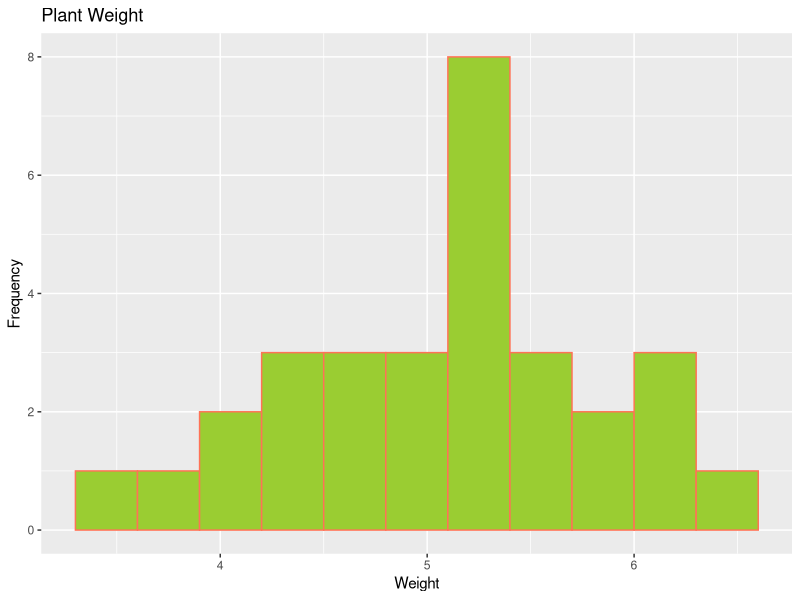
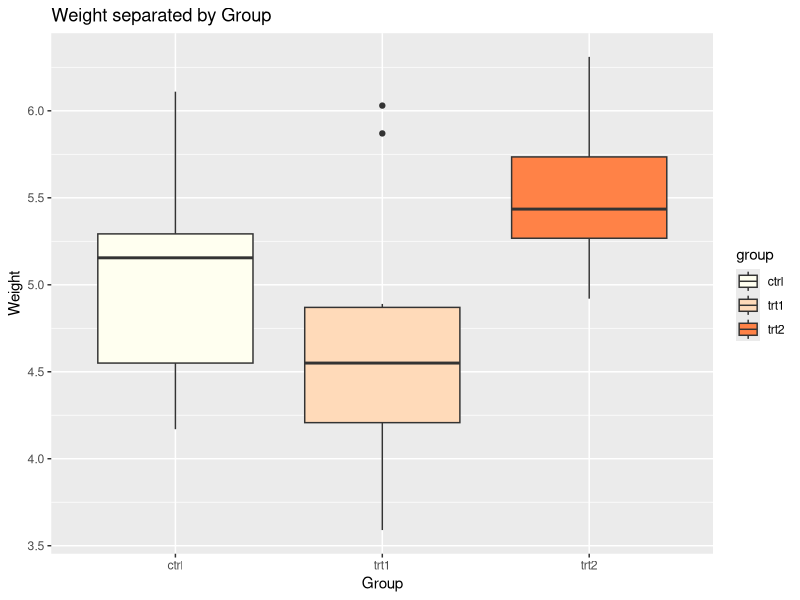
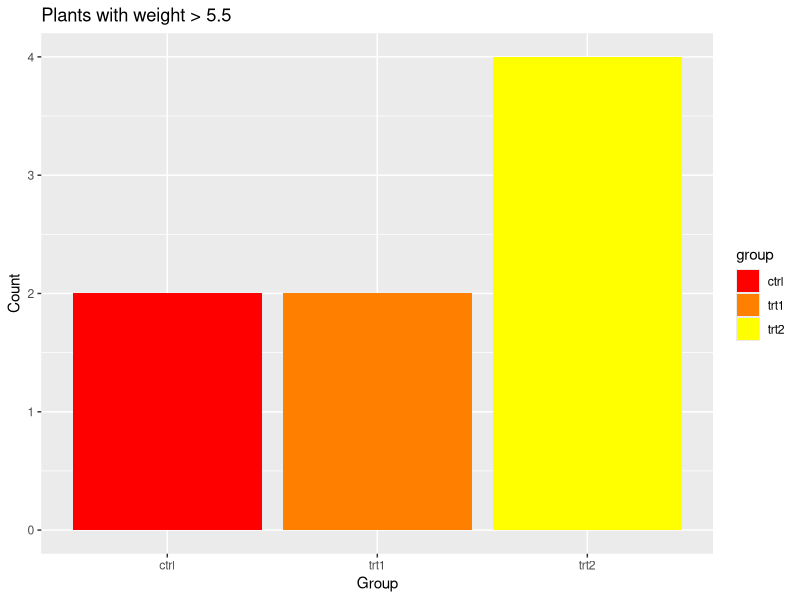

Here is the R script that generated these plots, in order:
library(ggplot2)

data("PlantGrowth")

ggplot(PlantGrowth, aes(x = weight)) +
  geom_histogram(binwidth = 0.3,
                 color = "coral1",
                 fill = "yellowgreen",
                 boundary = 3.3) +
  labs(title = "Plant Weight", x = "Weight", y ="Frequency")

ggplot(PlantGrowth, aes(x = group, y = weight, fill = group)) +
  geom_boxplot() +
  labs(title = "Weight separated by Group", x = "Group", y = "Weight") +
  scale_fill_manual(values = c("ivory", "peachpuff", "sienna1"))

# It looks like only 2 weights of trt1 are above the trt2 minimum, since trt1 has 10 data sets,
# I estimate that 80% of trt1 weight is below trt2 minimum

min_weight_trt2 <- min(PlantGrowth$weight[PlantGrowth$group == "trt2"])

weight_trt1 <- PlantGrowth$weight[PlantGrowth$group == "trt1"]

percent_trt1_below_min_trt2 <- mean(weight_trt1 < min_weight_trt2) * 100

cat(percent_trt1_below_min_trt2, "% of the trt1 weights are below the minimum trt2 weight.")

PlantGrowth_above_5.5 <- subset(PlantGrowth, weight > 5.5)

ggplot(PlantGrowth_above_5.5, aes(x = group, fill = group)) +
  geom_bar() +
  labs(title = "Plants with weight > 5.5", x = "Group", y = "Count") +
  scale_fill_manual(values = heat.colors(3))